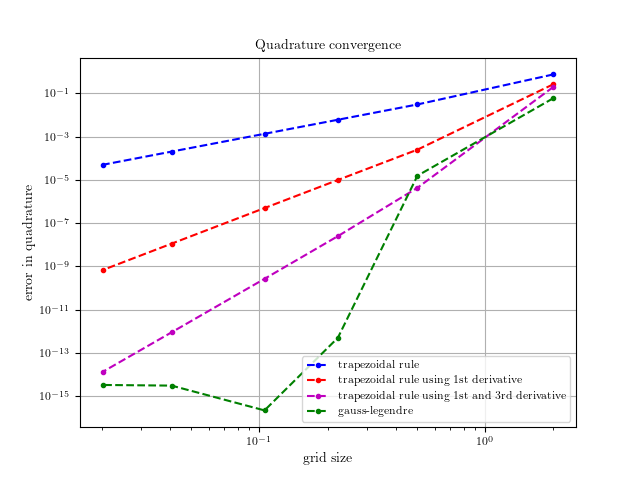

This figure's Python source:
#!/usr/bin/env python
# File: program6.py
# Name: D.Saravanan
# Date: 02/12/2021

""" Script to implement quadrature methods and see how the error behaves """

import matplotlib
import matplotlib.pyplot as plt
import numpy as np
from scipy.integrate import quad

matplotlib.rcParams["pgf.texsystem"] = "pdflatex"
matplotlib.rcParams.update(
    {
        "font.family": "serif",
        "font.size": 8,
        "axes.labelsize": 10,
        "axes.titlesize": 10,
        "figure.titlesize": 10,
    }
)
matplotlib.rcParams["text.usetex"] = True
matplotlib.use("Agg")

# end points of interval
a, b = -1, 1

# function to be integrated
def f(x):
    return np.exp(-x**2)


# first derivative of the function
def g(x):
    return -2*x*np.exp(-x**2)


# third derivative of the function
def s(x):
    return 4*x*(3 - 2*x**2)*np.exp(-x**2)


# exact value of the integral
exact = 1.49364826562485405080

# number of grid points
N = [2, 5, 10, 20, 50, 100]

# number of different set of grids
Ngrids = len(N)

h = np.zeros(Ngrids)

trap = np.zeros(Ngrids)  # trapezoidal rule
tend = np.zeros(Ngrids)  # trapezoidal rule using first derivative
tent = np.zeros(Ngrids)  # trapezoidal rule using first and third derivative

error = []

for k, N in enumerate(N):
    h[k] = (b - a) / (N - 1)
    x = np.linspace(a, b, N)

    trap[k] = h[k] * (np.sum(f(x)) - (f(a) + f(b)) / 2)
    tend[k] = trap[k] - (h[k]**2 / 12) * (g(b) - g(a))
    tent[k] = tend[k] + (h[k]**4 / 720) * (s(b) - s(a))

    # nodes and weights calculations
    xnode, wnode = np.polynomial.legendre.leggauss(N)

    # integration
    integral = np.inner(wnode, f(xnode))

    # error calculation
    error.append(abs(np.double(integral - exact)))



# error calculations
trap_err = abs(np.double(trap - exact))
tend_err = abs(np.double(tend - exact))
tent_err = abs(np.double(tent - exact))

fig, ax = plt.subplots()
ax.loglog(h, trap_err, "b.--", label=r"trapezoidal rule")
ax.loglog(h, tend_err, "r.--", label=r"trapezoidal rule using 1st derivative")
ax.loglog(h, tent_err, "m.--", label=r"trapezoidal rule using 1st and 3rd derivative")
ax.loglog(h, error, 'g.--', label=r"gauss-legendre")

ax.set(xlabel=r"grid size", ylabel=r"error in quadrature")
ax.set_title(r"Quadrature convergence")
ax.grid(True)
ax.legend()
plt.savefig("gaussleg.png")
